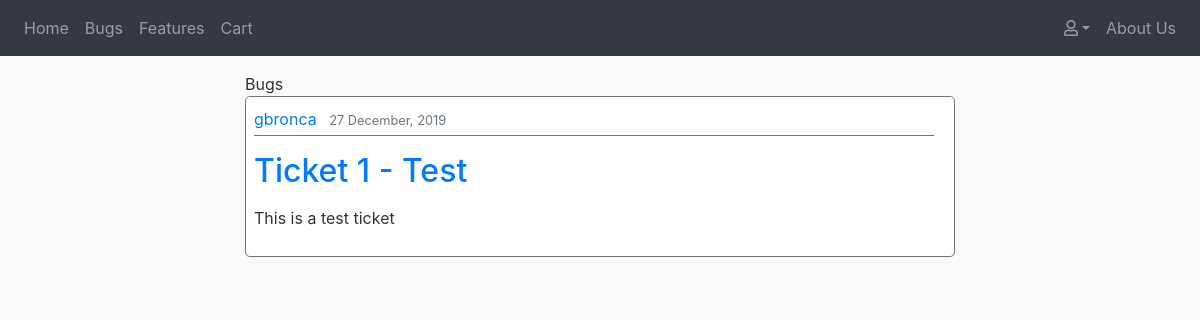
/tickets/bugs/, run on an earlier commit of the app's database.
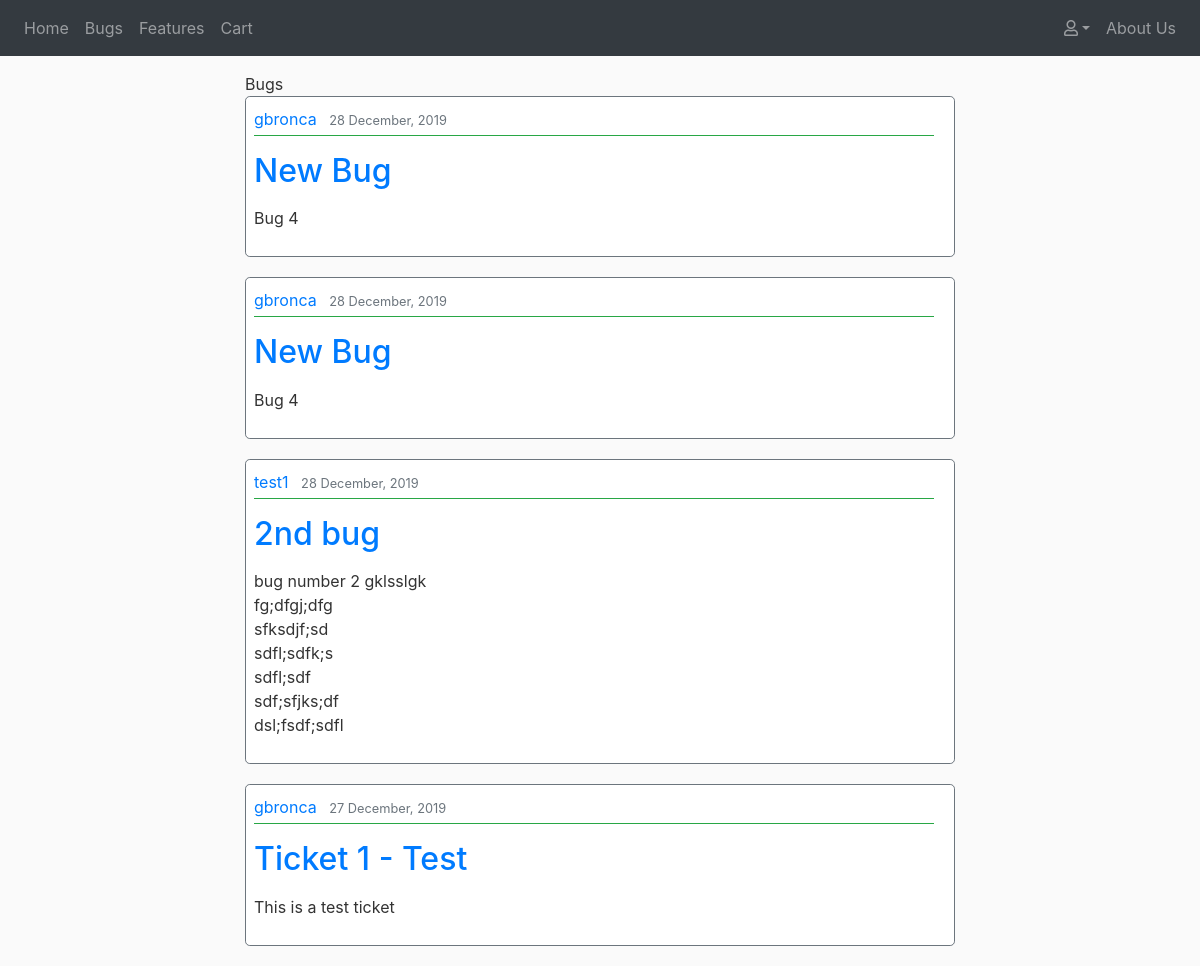
And on a later commit of the database.
### tickets/models.py (models this page shows, shortened)
class Ticket(models.Model):
    STATUS = (
        ('In Progress', 'In Progress'),
        ('Completed', 'Completed'),
        ('Pending', 'Pending')
    )
    ISSUE = (
        ('Bug', 'Bug'),
        ('Feature', 'Feature')
    )
    title = models.CharField(max_length=75)
    description = models.TextField()
    date_posted = models.DateTimeField(default=timezone.now)
    username = models.ForeignKey(User, on_delete=models.CASCADE)
    status = models.CharField(max_length=20, choices=STATUS,default='Pending')
    issue = models.CharField(max_length=20, choices=ISSUE, default='Bug')
    upvotes = models.PositiveIntegerField(default=0)
    views = models.PositiveIntegerField(default=0)

### tickets/views.py (the view)
# urls.py: path('bugs/', views.BugListView.as_view(template_name='tickets/tickets.html'), name='bugs'),
class BugListView(ListView):
    paginate_by = 5
    model = Ticket
    def get_queryset(self, *args, **kwargs):
        return Ticket.objects.filter(issue='Bug').order_by('-date_posted')
    def get_context_data(self, **kwargs):
        context = super().get_context_data(**kwargs)
        context['type'] = 'Bugs'
        is_paginated = True
        return context

### tickets/templates/tickets/tickets.html (shortened to what this page needs)
{% extends 'base.html' %}
{% block content %}
    <div class="col-12 col-sm-10 col-lg-8 mx-auto mt-3">
        {{ type }}
        {% for ticket in object_list %}
            <article class="border border-secondary rounded-lg pl-2 content-area">
                <div class="">
                    <div class="pb-1 mb-3 border-bottom border-success">
                        {% if type == 'Bugs' %}
                            <a class="mr-2" href="{% url 'tickets:user_bugs' ticket.username.username %}">{{ ticket.username }}</a>
                        {% elif type == 'Features' %}
                            <a class="mr-2" href="{% url 'tickets:user_features' ticket.username.username %}">{{ ticket.username }}</a>
                        {% endif %}
                        <small class="text-muted">{{ ticket.date_posted|date:"d F, Y" }}</small>
                    </div>
                    <h2><a class="" href="{% url 'tickets:detail' ticket.id %}">{{ ticket.title }}</a></h2>
                    <p class="">{{ ticket.description|linebreaks|truncatechars_html:200 }}</p>
                </div>
            </article>
        {% endfor %}
    </div>
{% endblock %}

### templates/base.html (shortened to what this page needs)
{% load static %}
<!DOCTYPE html>
<html lang="en">
<head>
    <link rel="stylesheet" href="https://stackpath.bootstrapcdn.com/bootstrap/4.4.1/css/bootstrap.min.css">
    <link rel="stylesheet" href="https://use.fontawesome.com/releases/v5.12.0/css/all.css">
    <link rel="stylesheet" href="{% static 'css/style.css' %}">
</head>
<body>
    <header class="mb-2">
        {% include 'navbar.html' %}
    </header>
    <main class="container">
            {% block content %}
            {% endblock %}
    </main>
</body>
</html>

### templates/navbar.html (shortened to what this page needs)
<nav class="navbar navbar-expand navbar-dark flex-column flex-md-row bd-navbar bg-dark text-white">
    <div class="collapse navbar-collapse" id="navbarSupportedContent">
        <ul class="navbar-nav mr-auto">
            <li class="nav-item">
                <a class="nav-link" href="{% url 'index' %}">Home <span class="sr-only">(current)</span></a>
            </li>
            <li class="nav-item">
                <a class="nav-link" href="{% url 'tickets:bugs' %}">Bugs</a>
            </li>
            <li class="nav-item">
                <a class="nav-link" href="{% url 'tickets:features' %}">Features</a>
            </li>
            <li class="nav-item">
                <a class="nav-link" href="#">Cart</a>
            </li>
        </ul>
        <ul class="navbar-nav ml-md-auto">
            {% if request.user.is_authenticated %}
            <li class="nav-item dropdown">
                <a class="nav-link dropdown-toggle" id="navbarDropdown" role="button" data-toggle="dropdown"
                    aria-haspopup="true" aria-expanded="false"><i class="fas fa-user"></i>
                    {{ user.username }}</a>
                <div class="dropdown-menu" aria-labelledby="navbarDropdown">
                    <a class="dropdown-item" href="{% url 'accounts:profile' %}">My Profile</a>
                    <div class="dropdown-divider"></div>
                    <a class="dropdown-item" href="{% url 'accounts:logout' %}">Logout</a>
                </div>
            </li>
            {% else %}
            <li class="nav-item dropdown">
                <a class="nav-link dropdown-toggle" id="navbarDropdown" role="button" data-toggle="dropdown"
                    aria-haspopup="true" aria-expanded="false"><i class="far fa-user"></i></a>
            </li>
            {% endif %}
            <li class="nav-item">
                <a class="nav-link" href="{% url 'about' %}">About Us</a>
            </li>
        </ul>
    </div>
</nav>

### static/css/style.css (style rules this page uses)
body { background: #fafafa; color: #333333; }
.content-area { background: #ffffff; padding: 10px 20px; margin-bottom: 20px; }

What changed in the data, as far as the page shows it:
added Ticket: username "gbronca", date_posted "28 December, 2019", title "New Bug", description "Bug 4"
added Ticket: username "gbronca", date_posted "28 December, 2019", title "New Bug", description "Bug 4"
added Ticket: username "test1", date_posted "28 December, 2019", title "2nd bug", description "bug number 2 gklsslgk fg;dfgj;dfg sfksdjf;sd sdfl;sdfk;s sdfl;sdf sdf;sfjks;df dsl;fsdf;sdfl"
